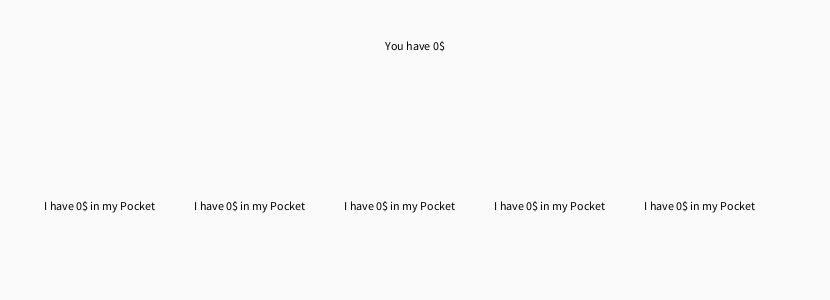
Frame 1 (no input)
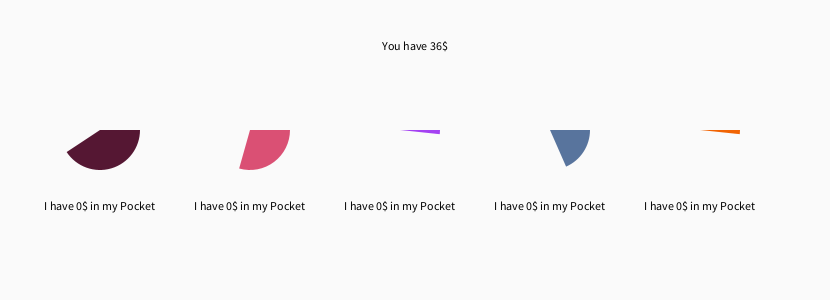
Frame 60 (the mouse pressed at the canvas centre just before this capture)
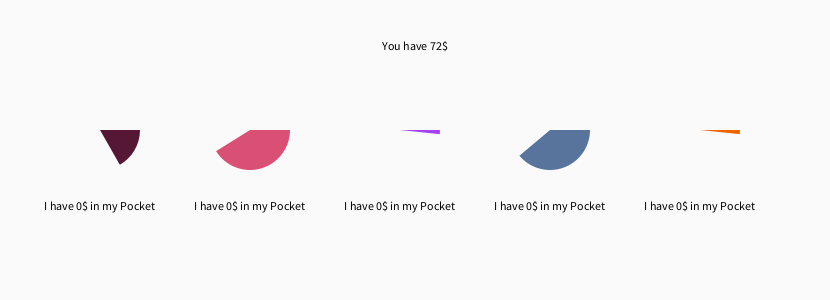
Frame 120 (the mouse held since frame 60 and released just before this capture)

The Processing sketch that drew these frames (run headless with seeded random() and noise(); from frame 60 on, the mouse is pressed at the canvas centre):

// Processing sketch: program
// ── program.pde
Manager manager;
Worker worker;
Customer customer;

Worker klaus = new Worker(400,130);
Worker peter = new Worker(250,130);
Worker hans = new Worker(100,130);
Worker dieter = new Worker(550,130);
Worker gerhard = new Worker(700,130);

Customer telekom = new Customer();

Manager bernd = new Manager();

boolean payday = false;

int money;

void setup() {
  size(830,300);
  frameRate(30);
}

void draw(){
  background(250);
  peter.work();
  klaus.work();
  hans.work();
  dieter.work();
  gerhard.work();
  
  money();
}


void money(){
  telekom.getProduct(3);
  bernd.isPayday();
  klaus.reward();
  peter.reward();
  hans.reward();
  dieter.reward();
  gerhard.reward();   
  fill(0);
  textAlign(CENTER);
  text("You have "+money+"$",width/2,50);
}

// ── customer.pde
class Customer {
  
  
  void getProduct(int p){
    if (klaus.done || peter.done || hans.done || dieter.done || gerhard.done ){
      money+=p;
    }
  }
  
};

// ── manager.pde
class Manager {
 
 void isPayday(){ 
    if (second()==59) {
      klaus.myPocket(2);
      peter.myPocket(2);
      hans.myPocket(2);
      dieter.myPocket(2);
      gerhard.myPocket(2);
    }
    else {
    }
  }
};

// ── worker.pde
class Worker {
  float x,y,c,n,f,a;
  float r = random(255);
  float g = random(255);
  float b = random(255);
  float m = random(20,60); //motivation
  int pocket;
  boolean done = false;
  
  Worker (float _x, float _y) {
    x = _x;
    y = _y;
  }
  
  void work(){
    f=f+a;
    if (f >=m){
      a=(-1);
    }
    else if (f==0) {
     a=1;
   }
   n = map(f,0,m,0,3.1);
   fill(r,g,b);
   noStroke();
   arc(x, y, 80, 80, 0, n, PIE);
   textAlign(CENTER);
   fill(0);
   text("I have "+pocket+"$ in my Pocket",x,y+80);
 }
 
 void reward(){
  if (n >=3){
   done =true;
  }
  else {
    done = false;
  }
}

void myPocket(int r) {
  money-=r;
  pocket+=r;
}

};
